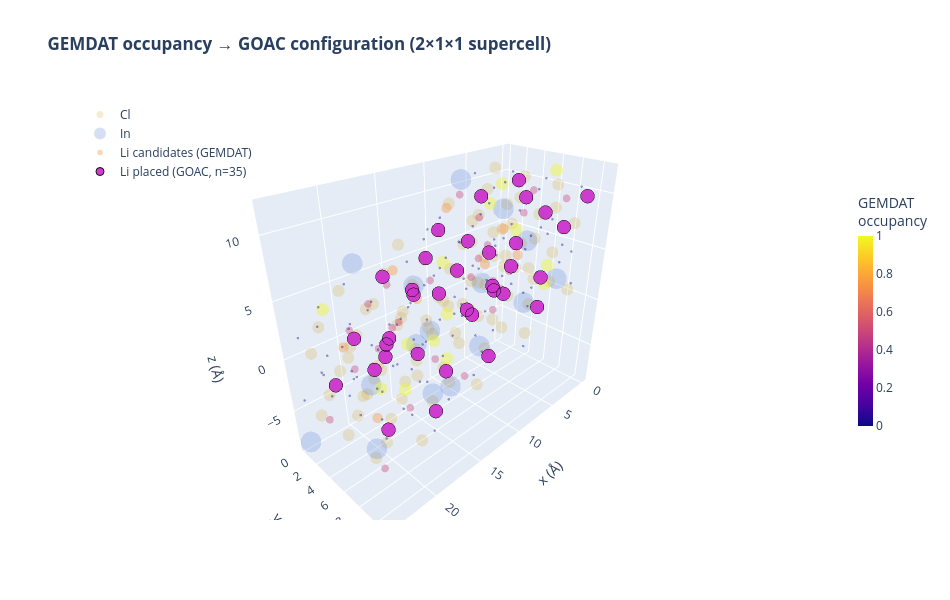

Notebook code for this chart:
### Markdown cell above
## Figure 3: GEMDAT Occupancy → GOAC Configuration (3D Overlay)

> **Takeaway:** GEMDAT tells us *where Li might be* (probability). GOAC tells us *where Li should be* (the specific arrangement that minimizes Coulomb energy). Ghost spheres show all Li candidates colored by occupancy; solid spheres show the GOAC-selected configuration. The selected Li atoms tend to sit at or near the highest-occupancy sites — validating the trajectory-derived occupancy with a physics-based energy criterion.

### Code cell
import plotly.graph_objects as go
import numpy as np
from pymatgen.io.cif import CifParser

# ── 1. Load the best GOAC structure ──
best_cif = output_dir / 'li_in_cl_optimized-0.cif'
if best_cif.exists():
    parser = CifParser(str(best_cif))
    best_structure = parser.parse_structures()[0]
else:
    best_structure = input_structure

sup_lattice = best_structure.lattice

# ── 2. Occupancy data from GEMDAT (unit cell), tiled to supercell ──
occ_structure = transitions.occupancy()
occ_lattice = occ_structure.lattice
a_vec = occ_lattice.matrix[0]  # first lattice vector (tiling direction)

li_occ_vals = []
li_occ_coords = []
for site in occ_structure.sites:
    cart = occ_lattice.get_cartesian_coords(site.frac_coords)
    occ = site.species.num_atoms
    for ix in range(supercell[0]):
        li_occ_coords.append(cart + ix * a_vec)
        li_occ_vals.append(occ)

li_occ_vals = np.array(li_occ_vals)
li_occ_coords = np.array(li_occ_coords)

# ── 3. Wrap all positions into the supercell using minimum-image convention ──
# Convert to fractional coords of the supercell lattice, wrap to [0,1), convert back.
# This ensures GEMDAT ghost spheres and GOAC atoms live in the same periodic image,
# regardless of any origin shift introduced when GOAC writes/reads CIF files.
li_occ_frac = sup_lattice.get_fractional_coords(li_occ_coords)
li_occ_frac = li_occ_frac % 1.0
li_occ_coords = sup_lattice.get_cartesian_coords(li_occ_frac)

li_goac_coords = np.array([
    s.coords for s in best_structure if s.species.elements[0].symbol == 'Li'
])
li_goac_frac = sup_lattice.get_fractional_coords(li_goac_coords)
li_goac_frac = li_goac_frac % 1.0
li_goac_coords = sup_lattice.get_cartesian_coords(li_goac_frac)

# ── 4. Framework atoms (In, Cl) from the supercell ──
in_coords = np.array([s.coords for s in best_structure if s.species.elements[0].symbol == 'In'])
cl_coords = np.array([s.coords for s in best_structure if s.species.elements[0].symbol == 'Cl'])

# ── 5. Build 3D figure ──
fig = go.Figure()

# Cl framework — faded background
if len(cl_coords):
    fig.add_trace(go.Scatter3d(
        x=cl_coords[:, 0], y=cl_coords[:, 1], z=cl_coords[:, 2],
        mode='markers',
        marker=dict(size=7, color='#d4a017', opacity=0.20),
        name='Cl',
    ))

# In framework — faded background
if len(in_coords):
    fig.add_trace(go.Scatter3d(
        x=in_coords[:, 0], y=in_coords[:, 1], z=in_coords[:, 2],
        mode='markers',
        marker=dict(size=12, color='#3366cc', opacity=0.20),
        name='In',
    ))

# Li candidates — ghost spheres sized and colored by GEMDAT occupancy
fig.add_trace(go.Scatter3d(
    x=li_occ_coords[:, 0], y=li_occ_coords[:, 1], z=li_occ_coords[:, 2],
    mode='markers',
    marker=dict(
        size=li_occ_vals * 12 + 3,
        color=li_occ_vals,
        colorscale='plasma',
        opacity=0.40,
        colorbar=dict(title='GEMDAT<br>occupancy', thickness=15, len=0.6, x=1.02),
        cmin=0, cmax=1,
        line=dict(width=0),
    ),
    name='Li candidates (GEMDAT)',
))

# GOAC-selected Li — solid spheres
fig.add_trace(go.Scatter3d(
    x=li_goac_coords[:, 0], y=li_goac_coords[:, 1], z=li_goac_coords[:, 2],
    mode='markers',
    marker=dict(
        size=8, color='#cc33cc', opacity=0.95,
        line=dict(width=1, color='black'),
    ),
    name=f'Li placed (GOAC, n={len(li_goac_coords)})',
))

fig.update_scenes(
    xaxis_title='x (Å)', yaxis_title='y (Å)', zaxis_title='z (Å)',
    aspectmode='data',
    camera=dict(eye=dict(x=1.4, y=1.4, z=1.1)),
)
fig.update_layout(
    height=600, width=950,
    title_text='<b>GEMDAT occupancy → GOAC configuration (2×1×1 supercell)</b>',
    showlegend=True,
    legend=dict(x=0, y=1),
)
fig.show()

print(f'✓ {len(li_occ_coords)} Li candidate positions (GEMDAT) → {len(li_goac_coords)} Li placed (GOAC)')

### Figure 1 — Plotly figure (JSON) as saved in the notebook; plotly's stock layout.template omitted (floating-point values rounded to 4 significant figures; data arrays with more than 128 entries replaced by an {"elided": "..."} marker saying what was removed)
{"data": [{"marker": {"color": "#d4a017", "opacity": 0.2, "size": 7}, "mode": "markers", "name": "Cl", "type": "scatter3d", "x": [1.579, 13.57, 4.582, 16.57, 10.62, 22.61, 1.599, 13.59, 10.61, 22.6, 1.658, 13.65, 1.529, 13.52, 4.463, 16.45, 1.516, 13.51, 4.501, 16.49, 10.66, 22.65, 1.702, 13.69, 7.505, 19.5, 10.42, 22.41, 4.448, 16.44, 7.631, 19.62, 4.592, 16.58, 7.728, 19.72, 7.452, 19.44, 10.48, 22.47, 7.582, 19.57, 10.49, 22.48, 4.617, 16.61, 7.527, 19.52, 1.556, 13.55, 4.385, 16.38, 10.56, 22.55, 1.573, 13.57, 10.64, 22.64, 1.697, 13.69, 1.48, 13.47, 4.494, 16.49, 1.416, 13.41, 4.562, 16.55, 10.67, 22.66, 1.562, 13.55, 7.521, 19.51, 10.59, 22.58, 4.654, 16.65, 7.623, 19.61, 4.568, 16.56, 7.558, 19.55, 7.673, 19.66, 10.5, 22.49, 7.435, 19.43, 10.49, 22.48, 4.491, 16.48, 7.578, 19.57], "y": [1.809, 1.809, 7.309, 7.309, 1.781, 1.781, 7.282, 7.282, 9.266, 9.266, 3.742, 3.742, 9.308, 9.308, 3.751, 3.751, 0.1005, 0.1005, 5.593, 5.593, 0.07, 0.07, 5.595, 5.595, 1.793, 1.793, 7.3, 7.3, 1.814, 1.814, 7.317, 7.317, 9.256, 9.256, 3.802, 3.802, 9.231, 9.231, 3.785, 3.785, 0.0868, 0.0868, 5.634, 5.634, 0.1297, 0.1297, 5.588, 5.588, 1.779, 1.779, 7.295, 7.295, 1.788, 1.788, 7.334, 7.334, 9.218, 9.218, 3.822, 3.822, 9.22, 9.22, 3.761, 3.761, 0.0842, 0.0842, 5.512, 5.512, 0.05833, 0.05833, 5.543, 5.543, 1.853, 1.853, 7.31, 7.31, 1.869, 1.869, 7.274, 7.274, 9.28, 9.28, 3.788, 3.788, 9.29, 9.29, 3.826, 3.826, 0.03113, 0.03113, 5.569, 5.569, 0.06475, 0.06475, 5.505, 5.505], "z": [1.098, -3.222, 0.06019, -4.259, 7.208, 2.888, 10.43, 6.108, 7.2, 2.881, 10.48, 6.165, 1.167, -3.152, 0.0467, -4.273, 10.63, 6.312, 9.585, 5.266, -2.155, -6.475, 1.047, -3.272, -0.911, -5.23, -2.037, -6.357, 9.523, 5.203, 8.469, 4.15, 9.535, 5.216, 8.38, 4.061, -0.9477, -5.267, -2.001, -6.321, 8.514, 4.194, 7.242, 2.922, -0.06356, -4.383, -1.044, -5.363, 7.516, 3.196, 6.341, 2.021, 0.9347, -3.385, 4.248, -0.07159, 0.966, -3.353, 4.188, -0.1311, 7.455, 3.135, 6.316, 1.997, 4.244, -0.0751, 3.141, -1.179, 4.09, -0.2298, 7.415, 3.095, 5.184, 0.8646, 4.139, -0.1803, 3.079, -1.241, 2.006, -2.314, 3.018, -1.302, 2.024, -2.296, 5.25, 0.9305, 4.27, -0.04956, 2.144, -2.175, 1.099, -3.22, 6.158, 1.838, 5.152, 0.8328]}, {"marker": {"color": "#3366cc", "opacity": 0.2, "size": 12}, "mode": "markers", "name": "In", "type": "scatter3d", "x": [11.98, 23.97, 3.018, 15.01, 6.122, 18.11, 9.115, 21.11, 0.09169, 12.08, 3.085, 15.08, 6.059, 18.05, 9.051, 21.04], "y": [0.02503, 0.02503, 5.602, 5.602, 0.1203, 0.1203, 5.512, 5.512, 0.1327, 0.1327, 5.541, 5.541, 10.92, 10.92, 5.544, 5.544], "z": [-4.251, -8.571, -1.007, -5.327, 10.39, 6.066, -3.217, -7.536, 6.353, 2.034, 5.299, 0.9794, 4.346, 0.02644, 3.14, -1.18]}, {"marker": {"cmax": 1, "cmin": 0, "color": {"elided": "160 float values"}, "colorbar": {"len": 0.6, "thickness": 15, "title": {"text": "GEMDAT<br>occupancy"}, "x": 1.02}, "colorscale": [[0, "#0d0887"], [0.1111, "#46039f"], [0.2222, "#7201a8"], [0.3333, "#9c179e"], [0.4444, "#bd3786"], [0.5556, "#d8576b"], [0.6667, "#ed7953"], [0.7778, "#fb9f3a"], [0.8889, "#fdca26"], [1, "#f0f921"]], "line": {"width": 0}, "opacity": 0.4, "size": {"elided": "160 float values"}}, "mode": "markers", "name": "Li candidates (GEMDAT)", "type": "scatter3d", "x": {"elided": "160 float values"}, "y": {"elided": "160 float values"}, "z": {"elided": "160 float values"}}, {"marker": {"color": "#cc33cc", "line": {"color": "black", "width": 1}, "opacity": 0.95, "size": 8}, "mode": "markers", "name": "Li placed (GOAC, n=35)", "type": "scatter3d", "x": [8.983, 20.97, 6.04, 18.03, 8.965, 20.96, 6.133, 18.12, 3.031, 15.02, 0.02132, 12.01, 3.283, 15.27, 9.057, 12.04, 0.004992, 12.01, 21.06, 15.26, 8.886, 20.81, 15.09, 18.1, 3.147, 6.104, 3.088, 2.99, 14.98, 0.02045, 12.01, 0.1051, 12.1, 5.991, 17.98], "y": [3.803, 3.803, 9.308, 9.308, 0.07175, 0.07175, 7.419, 7.419, 7.305, 7.305, 9.282, 9.282, 0.02833, 0.02833, 3.846, 9.165, 1.922, 5.54, 7.295, 3.798, 0.06284, 7.291, 0.05703, 1.77, 7.31, 5.564, 1.88, 3.798, 3.798, 1.821, 1.821, 7.329, 7.329, 3.595, 3.595], "z": [6.392, 2.073, 1.092, -3.227, 0.09751, -4.222, 10.32, 5.996, 2.219, -2.101, 9.513, 5.194, 8.257, 3.938, -0.1351, -1.167, 3.195, 5.237, -4.411, 4.059, 6.386, 2.077, -2.172, -3.22, 8.35, 1.026, -1.033, 2.201, -2.118, 9.501, 5.181, 6.28, 1.961, 4.428, 0.1082]}], "layout": {"height": 600, "legend": {"x": 0, "y": 1}, "scene": {"aspectmode": "data", "camera": {"eye": {"x": 1.4, "y": 1.4, "z": 1.1}}, "xaxis": {"title": {"text": "x (Å)"}}, "yaxis": {"title": {"text": "y (Å)"}}, "zaxis": {"title": {"text": "z (Å)"}}}, "showlegend": true, "title": {"text": "<b>GEMDAT occupancy → GOAC configuration (2×1×1 supercell)</b>"}, "width": 950}}
